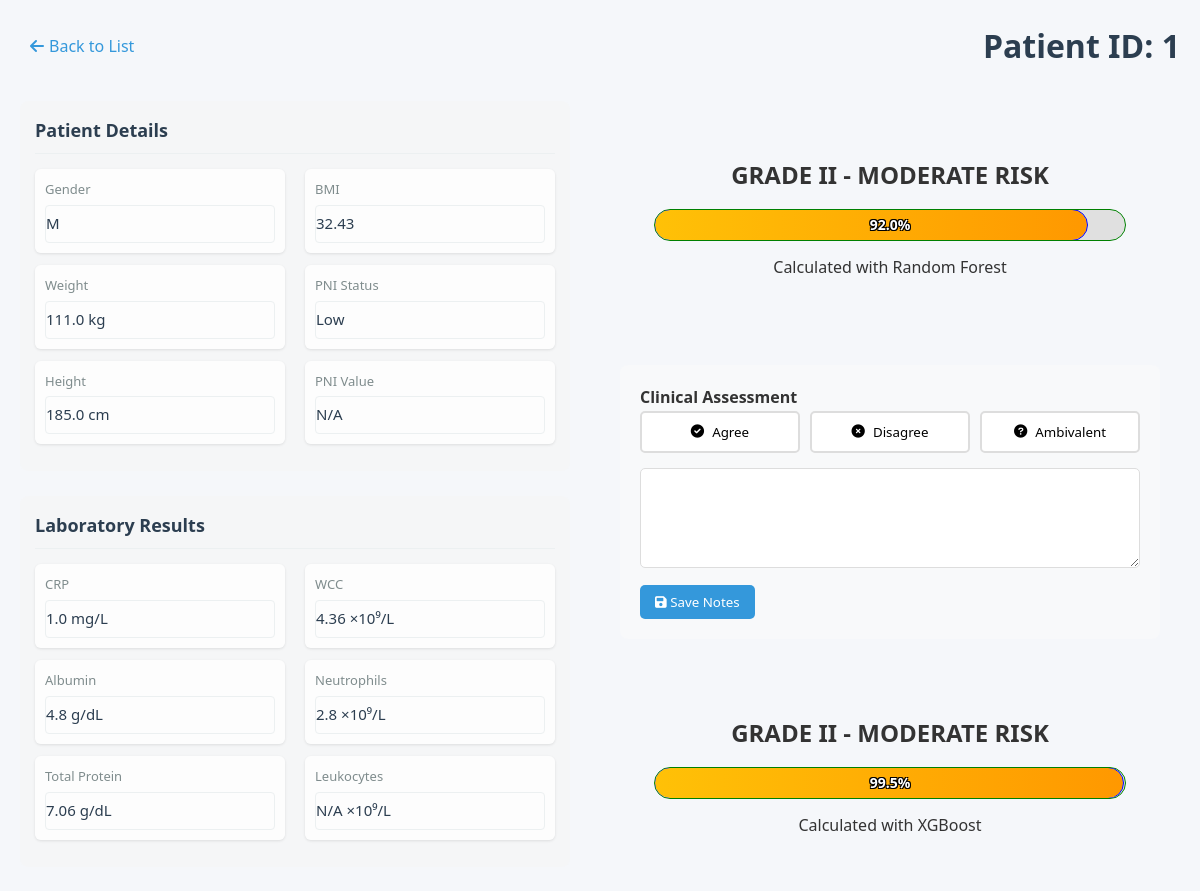
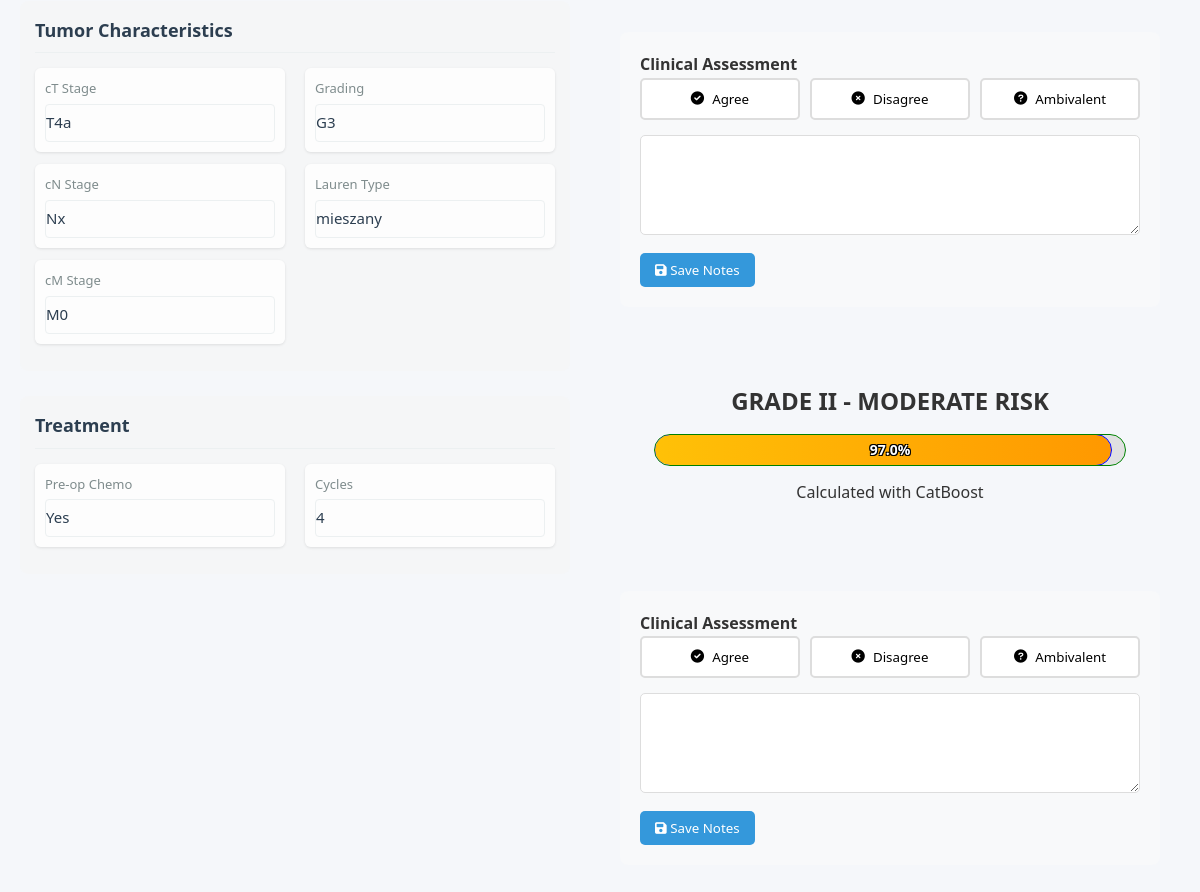
/patient/1, run on the app's committed database (2 pictures, top to bottom).
### models.py (models this page shows, shortened)
class Patient(db.Model):
    id = db.Column(db.Integer, primary_key=True)
    gender = db.Column(db.String(1), nullable=False)        # 'M' lub 'K'
    weight = db.Column(db.Float, nullable=False)            # waga w kg (wartości numeryczne)
    height = db.Column(db.Float, nullable=False)            # wzrost w cm (wartości numeryczne)
    bmi = db.Column(db.Float, nullable=False)               # BMI (wartości numeryczne)
    CRP = db.Column(db.Float, nullable=False)               # CRP (wartości numeryczne)
    Alb = db.Column(db.Float, nullable=False)               # Alb (wartości numeryczne)
    WCC = db.Column(db.Float, nullable=False)               # WCC (wartości numeryczne)
    NEU = db.Column(db.Float, nullable=False)               # NEU (wartości numeryczne)
    total_protein = db.Column(db.Float, nullable=False)     # białko całkowite (wartości numeryczne)
    pT = db.Column(db.String(10), nullable=False)           # stadium T (wartości kategoryczne)
    pN = db.Column(db.String(10), nullable=False)           # stadium N (wartości kategoryczne)
    pM = db.Column(db.String(10), nullable=False)           # stadium M (wartości kategoryczne)
    PNI = db.Column(db.Integer, nullable=False)             # PNI (wartości numeryczne 0-1)
    GRADING = db.Column(db.String(10), nullable=False)      # stopień zróżnicowania (wartości kategoryczne)
    Lauren = db.Column(db.String(10), nullable=False)       # typ Lauren (wartości kategoryczne)
    CTH_preop = db.Column(db.String(10), nullable=False)    # chemioterapia przedoperacyjna (wartości kategoryczne)
    cycles_number = db.Column(db.Integer, nullable=False)   # liczba cykli chemioterapii (wartości numeryczne)
    leukocytes = db.Column(db.Float, nullable=True)        # NEW: total leukocytes count (nullable)
    pni_float = db.Column(db.Float, nullable=True)         # NEW: float PNI value (nullable)
    predictions = db.relationship('Prediction', backref='patient', lazy=True)

class Prediction(db.Model):
    id = db.Column(db.Integer, primary_key=True)
    patient_id = db.Column(db.Integer, db.ForeignKey('patient.id'), nullable=False)
    probability = db.Column(db.Float, nullable=False)
    model_used = db.Column(db.String(50), nullable=False)
    interpretation = db.Column(db.String(50), nullable=False)
    top_factors = db.Column(db.JSON)  # Stores list of important factors
    all_probabilities = db.Column(db.JSON) # field for grade probabilities
    grade = db.Column(db.String(2))
    clinician_agreement = db.Column(db.String(20))  # 'agree', 'disagree', 'ambivalent'
    clinician_notes = db.Column(db.Text)
    patient_id = db.Column(db.Integer, db.ForeignKey('patient.id'), nullable=False)

### app.py (the view)
    @app.route('/patient/<int:patient_id>')
    def patient_detail(patient_id):
        patient = Patient.query.get_or_404(patient_id)
        predictions = patient.predictions
        return render_template('patient.html', patient=patient, predictions=predictions)

### templates/patient.html (shortened to what this page needs)
{% extends "base.html" %}
{% block content %}
<header class="patient-header">
    <button class="back-button" onclick="window.history.back()">
        <i class="fas fa-arrow-left"></i> Back to List
    </button>
    <h1>Patient ID: {{ patient.id }}</h1>
</header>
<div class="patient-profile">
    <div class="patient-data">
        <div class="data-section">
        <h3 class="data-section-title">Patient Details</h3>
        <div class="data-columns">
            <div class="data-subcolumn">
                <div class="data-field">
                    <label>Gender</label>
                    <div class="editable-field">{{ patient.gender }}</div>
                </div>
                <div class="data-field">
                    <label>Weight</label>
                    <div class="editable-field">{{ patient.weight }} kg</div>
                </div>
                <div class="data-field">
                    <label>Height</label>
                    <div class="editable-field">{{ patient.height }} cm</div>
                </div>
            </div>
            <div class="data-subcolumn">
                <div class="data-field">
                    <label>BMI</label>
                    <div class="editable-field">{{ patient.bmi }}</div>
                </div>
                <div class="data-field">
                    <label>PNI Status</label>
                    <div class="editable-field">{{ "High" if patient.PNI else "Low" }}</div>
                </div>
                <div class="data-field">
                    <label>PNI Value</label>
                    <div class="editable-field">{{ patient.pni_float or 'N/A' }}</div>
                </div>
            </div>
        </div>
    </div>
    <div class="data-section">
        <h3 class="data-section-title">Laboratory Results</h3>
        <div class="data-columns">
            <div class="data-subcolumn">
                <div class="data-field">
                    <label>CRP</label>
                    <div class="editable-field">{{ patient.CRP }} mg/L</div>
                </div>
                <div class="data-field">
                    <label>Albumin</label>
                    <div class="editable-field">{{ patient.Alb }} g/dL</div>
                </div>
                <div class="data-field">
                    <label>Total Protein</label>
                    <div class="editable-field">{{ patient.total_protein }} g/dL</div>
                </div>
            </div>
            <div class="data-subcolumn">
                <div class="data-field">
                    <label>WCC</label>
                    <div class="editable-field">{{ patient.WCC }} ×10⁹/L</div>
                </div>
                <div class="data-field">
                    <label>Neutrophils</label>
                    <div class="editable-field">{{ patient.NEU }} ×10⁹/L</div>
                </div>
                <div class="data-field">
                    <label>Leukocytes</label>
                    <div class="editable-field">{{ patient.leukocytes or 'N/A' }} ×10⁹/L</div>
                </div>
            </div>
        </div>
    </div>
    <div class="data-section">
        <h3 class="data-section-title">Tumor Characteristics</h3>
        <div class="data-columns">
            <div class="data-subcolumn">
                <div class="data-field">
                    <label>cT Stage</label>
                    <div class="editable-field">{{ patient.pT }}</div>
                </div>
                <div class="data-field">
                    <label>cN Stage</label>
                    <div class="editable-field">{{ patient.pN }}</div>
                </div>
                <div class="data-field">
                    <label>cM Stage</label>
                    <div class="editable-field">{{ patient.pM }}</div>
                </div>
            </div>
            <div class="data-subcolumn">
                <div class="data-field">
                    <label>Grading</label>
                    <div class="editable-field">{{ patient.GRADING }}</div>
                </div>
                <div class="data-field">
                    <label>Lauren Type</label>
                    <div class="editable-field">{{ patient.Lauren }}</div>
                </div>
            </div>
        </div>
    </div>
    <div class="data-section">
        <h3 class="data-section-title">Treatment</h3>
        <div class="data-columns">
            <div class="data-subcolumn">
                <div class="data-field">
                    <label>Pre-op Chemo</label>
                    <div class="editable-field">{{ "Yes" if patient.CTH_preop == "tak" else "No" }}</div>
                </div>
            </div>
            <div class="data-subcolumn">
                <div class="data-field">
                    <label>Cycles</label>
                    <div class="editable-field">{{ patient.cycles_number }}</div>
                </div>
            </div>
        </div>
    </div>
</div>
            <div class="prediction-data">
                {% if predictions %}
                    {% for prediction in predictions %}
                    <div class="prediction-result">
                        <div class="prediction-result">
                            <div class="risk-level risk-{{ prediction.interpretation|lower|replace(' ', '-') }}">
                                <h3>GRADE {{ prediction.grade }} - {{ prediction.interpretation }}</h3>
                                <div class="probability-gauge">
                                    <div class="gauge-fill" style="width: {{ (prediction.probability * 100)|round(1) }}%"></div>
                                    <span class="probability-value">{{ (prediction.probability * 100)|round(1) }}%</span>
                                </div>
                                <p>Calculated with {{ prediction.model_used }}</p>
                            </div>
                        </div>
                        <div class="clinician-feedback">
                            <h4>Clinical Assessment</h4>
                            <form method="POST" action="{{ url_for('save_feedback', prediction_id=prediction.id) }}">
                                <div class="feedback-buttons">
                                    <button type="submit" name="agreement" value="agree"
                                            class="{% if prediction.clinician_agreement == 'agree' %}active{% endif %}">
                                        <i class="fas fa-check-circle"></i> Agree
                                    </button>
                                    <button type="submit" name="agreement" value="disagree"
                                            class="{% if prediction.clinician_agreement == 'disagree' %}active{% endif %}">
                                        <i class="fas fa-times-circle"></i> Disagree
                                    </button>
                                    <button type="submit" name="agreement" value="ambivalent"
                                            class="{% if prediction.clinician_agreement == 'ambivalent' %}active{% endif %}">
                                        <i class="fas fa-question-circle"></i> Ambivalent
                                    </button>
                                </div>
                                <div class="feedback-notes">
                                    <textarea name="clinician_notes" placeholder="Enter your clinical reasoning...">
                                        {{ prediction.clinician_notes or '' }}
                                    </textarea>
                                    <button type="submit" class="btn-save-notes">
                                        <i class="fas fa-save"></i> Save Notes
                                    </button>
                                </div>
                            </form>
                        </div>
                    </div>
                    {% endfor %}
                {% else %}
                    <div class="no-prediction">
                        <p>No prediction available for this patient</p>
                    </div>
                {% endif %}
            </div>
        </div>
    </div>
{% endblock %}

### static/css/styles.css (style rules this page uses)
:root { --primary-color: #2c3e50; --secondary-color: #3498db; --accent-color: #e74c3c; --light-gray: #ecf0f1; --medium-gray: #bdc3c7; --dark-gray: #7f8c8d; --success-color: #2ecc71; --warning-color: #f39c12; --danger-color: #e74c3c; }
* { margin: 0; padding: 0; box-sizing: border-box; font-family: 'Segoe UI', Tahoma, Geneva, Verdana, sans-serif; }
body { background-color: #f5f7fa; color: #333; line-height: 1.6; }
header { margin-bottom: 30px; display: flex; justify-content: space-between; align-items: center; flex-wrap: wrap; gap: 20px; }
h1 { color: var(--primary-color); font-weight: 600; }
.patient-header { margin-bottom: 30px; display: flex; align-items: center; gap: 20px; }
.back-button { background: none; border: none; color: var(--secondary-color); font-size: 16px; cursor: pointer; display: flex; align-items: center; gap: 5px; padding: 5px 10px; border-radius: 4px; transition: background-color 0.2s; }
.patient-profile { display: flex; gap: 30px; width: 100%; }
.editable-field { padding: 8px 12px; border: 1px solid var(--light-gray); border-radius: 4px; min-height: 38px; }
.feedback-buttons { display: flex; gap: 10px; margin-bottom: 20px; }
.data-field:last-child { border-bottom: none; }
.editable-field { padding: 8px 0; color: #333; }
.data-columns { display: flex; gap: 20px; flex-grow: 1; }
.data-subcolumn { flex: 1; min-width: 0; }
.patient-data { flex: 1; min-width: 0; display: flex; flex-direction: column; }
.prediction-data { width: 50%; min-width: 400px; }
.data-field { margin-bottom: 15px; padding: 10px; background: rgba(245, 245, 245, 0.3); border-radius: 4px; }
.data-field label { display: block; font-size: 13px; color: var(--dark-gray); margin-bottom: 5px; }
.data-field .editable-field { font-size: 15px; font-weight: 500; color: var(--primary-color); padding: 5px 0; }
.prediction-result { padding: 20px; }
.risk-level { text-align: center; margin-bottom: 20px; padding: 15px; border-radius: 8px; }
.risk-level h3 { margin-bottom: 10px; font-size: 24px; }
.clinician-feedback { margin-top: 30px; padding: 20px; background: #f8f9fa; border-radius: 8px; }
.feedback-buttons { display: flex; gap: 10px; margin-bottom: 15px; }
.feedback-buttons button { flex: 1; padding: 10px; border: 2px solid #ddd; background: white; border-radius: 5px; cursor: pointer; transition: all 0.3s; display: flex; align-items: center; justify-content: center; gap: 8px; }
.feedback-notes textarea { width: 100%; min-height: 100px; padding: 10px; border: 1px solid #ddd; border-radius: 5px; resize: vertical; }
.btn-save-notes { margin-top: 10px; padding: 8px 15px; background: var(--secondary-color); color: white; border: none; border-radius: 5px; cursor: pointer; }
.probability-value { position: absolute; top: 50%; left: 50%; transform: translate(-50%, -50%); font-weight: bold; font-size: 14px; color: #000; text-shadow: -1px -1px 0 #fff, 1px -1px 0 #fff, -1px 1px 0 #fff, 1px 1px 0 #fff; mix-blend-mode: normal; pointer-events: none; z-index: 2; }
.probability-gauge { height: 30px; background: #e0e0e0; border-radius: 15px; margin: 15px 0; position: relative; overflow: hidden; }
.gauge-fill { position: absolute; top: 0; left: 0; height: 100%; width: 0%; border-radius: 15px; transition: width 0.5s ease; z-index: 1; }
.probability-value { position: absolute; top: 50%; left: 50%; transform: translate(-50%, -50%); font-weight: bold; font-size: 14px; z-index: 2; color: white; text-shadow: -1px -1px 0 #000, 1px -1px 0 #000, -1px 1px 0 #000, 1px 1px 0 #000; }
.probability-gauge { outline: 1px solid green; }
.gauge-fill { outline: 1px solid blue; }
.risk-moderate-risk .gauge-fill { background: linear-gradient(to right, #FFC107, #FF9800); }
.data-section { margin-bottom: 25px; background: rgba(245, 245, 245, 0.5); border-radius: 8px; padding: 15px; }
.data-section-title { color: var(--primary-color); font-size: 18px; margin-bottom: 15px; padding-bottom: 8px; border-bottom: 1px solid var(--light-gray); }
.data-field { margin-bottom: 12px; padding: 10px; background: rgba(255, 255, 255, 0.8); border-radius: 6px; box-shadow: 0 1px 3px rgba(0,0,0,0.1); }

### data on the page
Patient: id "1", gender "M", weight "111.0", height "185.0", bmi "32.43", PNI "Low", pni_float "N/A", CRP "1.0", Alb "4.8", total_protein "7.06", WCC "4.36", NEU "2.8", leukocytes "N/A", pT "T4a", pN "Nx", pM "M0", GRADING "G3", Lauren "mieszany", CTH_preop "Yes", cycles_number "4"
Prediction: grade "II", interpretation "MODERATE RISK", (prediction.probability*100)|round(1) "92.0", model_used "Random Forest"
Prediction: grade "II", interpretation "MODERATE RISK", (prediction.probability*100)|round(1) "99.5", model_used "XGBoost"
Prediction: grade "II", interpretation "MODERATE RISK", (prediction.probability*100)|round(1) "97.0", model_used "CatBoost"
